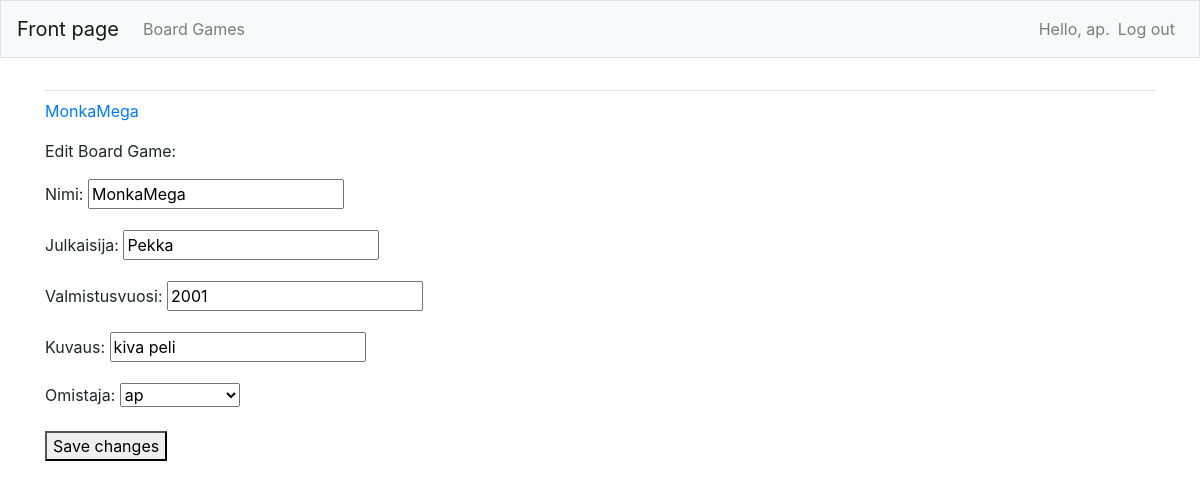
The page /edit_game/1/ (signed in) on the database its author committed.
### board_game/models.py (models this page shows)
class Game(models.Model):
    name = models.CharField(max_length=200)
    maker = models.CharField(max_length=20)
    year_published = models.IntegerField()
    description = models.CharField(max_length=200)
    """Adding date added and date modified fields that are automatic"""
    date_added = models.DateTimeField(auto_now_add=True)
    date_modified = models.DateTimeField(auto_now=True)
    owner = models.ForeignKey(User, on_delete=models.CASCADE)
    def __str__(self):
        return self.name

### board_game/views.py (the view)
# urls.py: path('edit_game/<int:game_id>/', views.edit_game, name='edit_game')
def edit_game(request, game_id):
    game = Game.objects.get(id=game_id)
    if game.owner != request.user:
        raise Http404
    if request.method != 'POST':
        form = GameForm(instance=game)
    else:
        form = GameForm(instance=game, data=request.POST)
        if form.is_valid():
            form.save()
            return redirect('board_game:game', game_id=game.id)
    context = {'game' : game, 'form' : form}
    return render(request, 'board_game/edit_game.html', context)

### board_game/forms.py
class GameForm(forms.ModelForm):
    class Meta:
        model = Game
        fields = ['name', 'maker', 'year_published', 'description', 'owner']
        labels = {'name': 'Nimi', 'maker': 'Julkaisija', 'year_published': 'Valmistusvuosi', 'description': 'Kuvaus', 'owner': 'Omistaja', 'rented': 'lainassa'}

### board_game/templates/board_game/edit_game.html (shortened to what this page needs)
{% extends "board_game/base.html" %}
{% block content %}
    <p><a href="{% url 'board_game:game' game.id %}">{{ game }}</a></p>
    <p>Edit Board Game:</p>
    <form action="{% url 'board_game:edit_game' game.id %}" method='post'>
        {{ form.as_p }}
        <button name="submit">Save changes</button>
    </form>
{% endblock content %}

### board_game/templates/board_game/base.html (shortened to what this page needs)
{% load bootstrap4 %}
<!doctype html>
<html lang="en">
<head>
    {% bootstrap_css %}
</head>
<body>
    <nav class="navbar navbar-expand-md navbar-light bg-light mb-4 border">
        <a class="navbar-brand" href="{% url 'board_game:index'%}">Front page</a>
        <div class="collapse navbar-collapse" id="navbarCollapse">
            <ul class="navbar-nav mr-auto">
                <li class="nav-item">
                <a class="nav-link" href="{% url 'board_game:games'%}">Board Games</a></li>
            </ul>
            <ul class="navbar-nav ml-auto">
                {% if user.is_authenticated %}
                    <li class="nav-item">
                        <span class="navbar-text">Hello, {{ user.username }}.</span>
                    </li>
                    <li class="nav-item">
                        <a class="nav-link" href="{% url 'users:logout' %}">Log out</a>
                    </li>
                {% endif %}
            </ul>
        </div>
    </nav>
    <main role="main" class="container">
        <div class="pb-2 mb-2 border-bottom">
        </div>
        <div>
            {% block content %}{% endblock content %}
        </div>
    </main>
</body>
</html>

### rows shown on the page
Game: name "MonkaMega", maker "Pekka", year_published "2001", description "kiva peli", owner "ap"

### other values the page prints
{{ user.username }} "ap"
